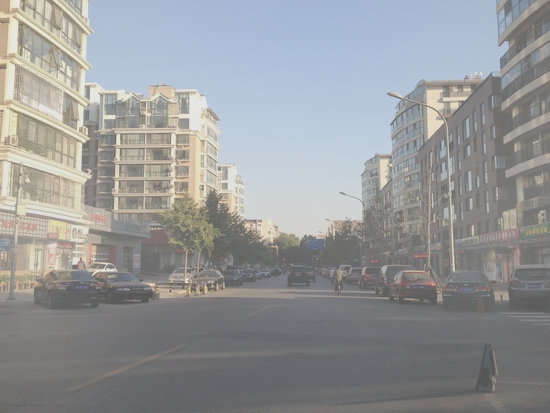
#> input picture backend/uploads/1741159091677-hazy_image.jpg, 550 x 413 px
$ python dehaze.py ../uploads/1741159091677-hazy_image.jpg out.png ../uploads/1742448024439-hazy_image.jpg
#> lines starting #> are read from the running program, lines starting #| are printed output that depends on the picture
# [152 lines of commented-out code are left out]

import cv2
import numpy as np
import sys
import time
import requests
from skimage.metrics import structural_similarity as ssim

sys.stdout.reconfigure(encoding="utf-8")

def calculate_dark_channel(image, patch_size):
    """Calculate dark channel by taking the minimum across RGB channels and applying erosion."""
    min_channel = np.min(image, axis=2)
    kernel = cv2.getStructuringElement(cv2.MORPH_RECT, (patch_size, patch_size))
    dark_channel = cv2.erode(min_channel, kernel)
    return dark_channel

def estimate_atmospheric_light(image, dark_channel, top_percent=0.001):
    """Estimate the atmospheric light using the brightest pixels in the dark channel."""
    num_pixels = max(1, int(top_percent * dark_channel.size))
    flat_dark = dark_channel.ravel()
    flat_image = image.reshape(-1, 3)

    indices = np.argpartition(flat_dark, -num_pixels)[-num_pixels:]
    return np.max(flat_image[indices], axis=0)

def calculate_transmission_map(image, atmospheric_light, omega=0.95, patch_size=15):
    """Estimate transmission map which represents the thickness of haze/smoke."""
    norm_image = image / (atmospheric_light[np.newaxis, np.newaxis, :] + 1e-8)
    return 1 - omega * calculate_dark_channel(norm_image, patch_size)

def refine_transmission(image, transmission_map, radius=40, eps=1e-3):
    """Refine transmission map using guided filter or fallback edge-preserving filter."""
    try:
        gray = cv2.cvtColor((image * 255).astype(np.uint8), cv2.COLOR_BGR2GRAY)
        guided_filter = cv2.ximgproc.createGuidedFilter(gray, radius, eps)
        return guided_filter.filter(transmission_map)
    except Exception as e:
        print(f"[!] Guided filter failed: {e} — Using edge-preserving fallback.")
        return cv2.edgePreservingFilter(transmission_map.astype(np.float32), flags=1, sigma_s=64, sigma_r=0.2)

def recover_radiance(image, atmospheric_light, transmission_map, t_min=0.1):
    """Restore haze/smoke-free image using atmospheric light and transmission."""
    transmission = np.clip(transmission_map[:, :, np.newaxis], t_min, 1.0)
    radiance = (image - atmospheric_light) / transmission + atmospheric_light
    return np.clip(radiance, 0, 1)

def calculate_psnr(original_image, dehazed_image):
    """Calculate Peak Signal-to-Noise Ratio."""
    mse = np.mean((original_image - dehazed_image) ** 2)
    return float('inf') if mse == 0 else 20 * np.log10(255.0 / np.sqrt(mse))

def calculate_accuracy(original_image, dehazed_image):
    """Compute SSIM score between original and dehazed image."""
    try:
        if original_image.shape != dehazed_image.shape or original_image.size == 0:
            print("Invalid images for SSIM calculation.")
            return 0

        original_gray = cv2.cvtColor(original_image.astype(np.uint8), cv2.COLOR_BGR2GRAY)
        dehazed_gray = cv2.cvtColor(dehazed_image.astype(np.uint8), cv2.COLOR_BGR2GRAY)

        score = ssim(original_gray, dehazed_gray, data_range=255)
        print(f"[+] SSIM: {score:.4f}")
        return score * 100
    except Exception as e:
        print(f"[!] SSIM error: {e}")
        return 0

def remove_smoke_or_haze(image_path, output_path, transmission_path):
    """Main dehazing/desmoking pipeline from loading to metrics upload."""
#> called with image_path = '../uploads/1741159091677-hazy_image.jpg', output_path = 'out.png', transmission_path = '../uploads/1742448024439-hazy_image.jpg'
    start_time = time.time()

    try:
        print(f"[~] Loading image: {image_path}")
        image = cv2.imread(image_path)
#> image is the input picture: shape (413, 550, 3); mean B, G, R 152.7, 151.1, 149.6
        if image is None:
            raise ValueError("Could not load image.")
        image_norm = image.astype(np.float32) / 255.0

        dark_channel = calculate_dark_channel(image_norm, patch_size=15)
#> in calculate_dark_channel, `dark_channel = cv2.erode(min_channel, kernel)`:
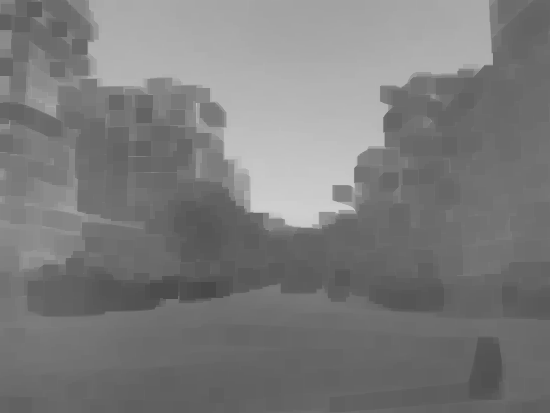
#> dark_channel: shape (413, 550) float32; min 0.282, max 0.812, mean 0.485
        atmospheric_light = estimate_atmospheric_light(image_norm, dark_channel)
#> in estimate_atmospheric_light, `indices = np.argpartition(flat_dark, -num_pixels)[-num_pixels:]`: indices = 227 values, max 119112 at index 159, min 113574 at index 226, mean 115670.9
#> atmospheric_light = [0.839, 0.831, 0.824]
        transmission = calculate_transmission_map(image_norm, atmospheric_light)
#> call 2 of calculate_dark_channel, with patch_size = 15
#> in calculate_dark_channel (call 2), `min_channel = np.min(image, axis=2)`:
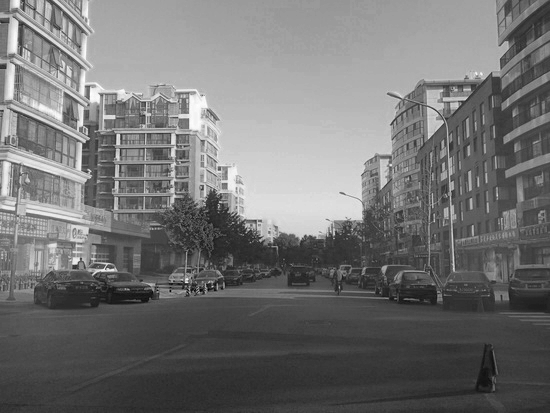
#> min_channel: shape (413, 550) float32; min 0.336, max 1.08, mean 0.674; drawn with min black and max white
#> in calculate_dark_channel (call 2), `dark_channel = cv2.erode(min_channel, kernel)`:
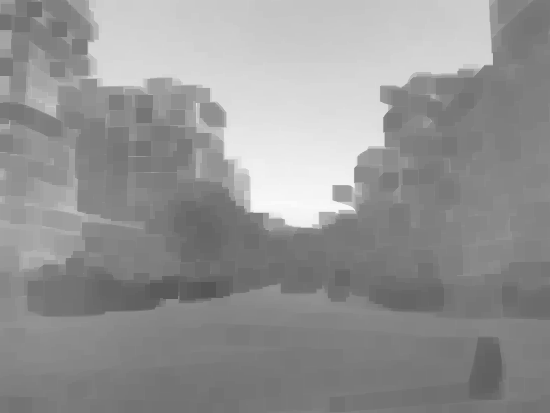
#> dark_channel: shape (413, 550) float32; min 0.336, max 0.981, mean 0.583
        refined_trans = refine_transmission(image_norm, transmission)
#> in refine_transmission, `return guided_filter.filter(transmission_map)`:
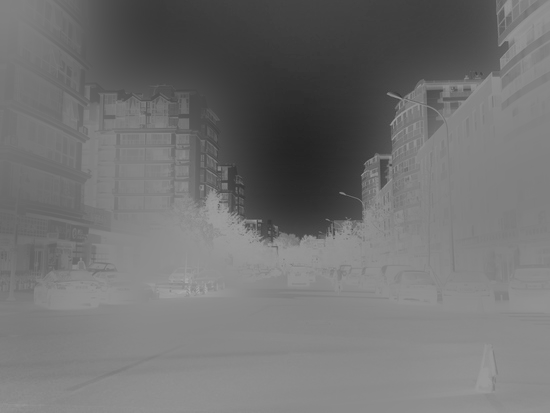
#> returned value: shape (413, 550) float32; min 0.141, max 0.674, mean 0.446
        dehazed = recover_radiance(image_norm, atmospheric_light, refined_trans)
#> in recover_radiance, `radiance = (image - atmospheric_light) / transmission + atmospheric_li..`:
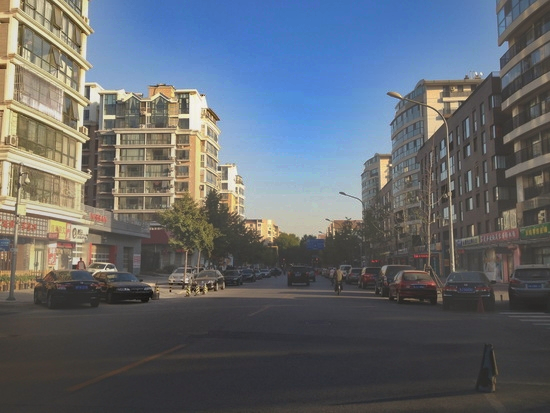
#> radiance: shape (413, 550, 3) float32; mean B, G, R 0.384, 0.348, 0.318; drawn with min black and max white
#> in recover_radiance, `return np.clip(radiance, 0, 1)`:
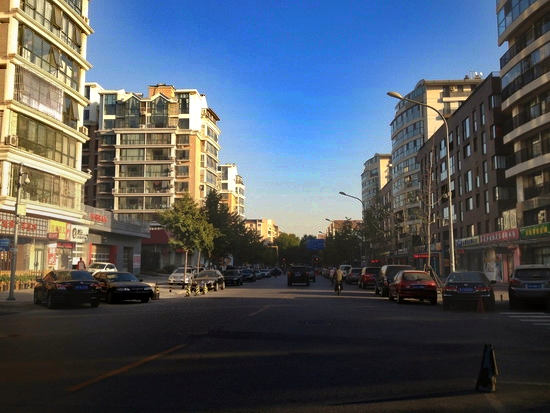
#> returned value: shape (413, 550, 3) float32; mean of channels 0, 1, 2 0.384, 0.348, 0.318; drawn as B, G, R

        # Save results
        cv2.imwrite(output_path, (dehazed * 255).astype(np.uint8))
        cv2.imwrite(transmission_path, (refined_trans * 255).astype(np.uint8))

        processing_time = time.time() - start_time
        psnr = calculate_psnr(image, dehazed * 255)
#> in calculate_psnr, `mse = np.mean((original_image - dehazed_image) ** 2)`: mse = 5014.7
#> psnr = 11.13
        accuracy = calculate_accuracy(image, dehazed * 255)
#> in calculate_accuracy, `dehazed_gray = cv2.cvtColor(dehazed_image.astype(np.uint8), cv2.COLOR_..`:
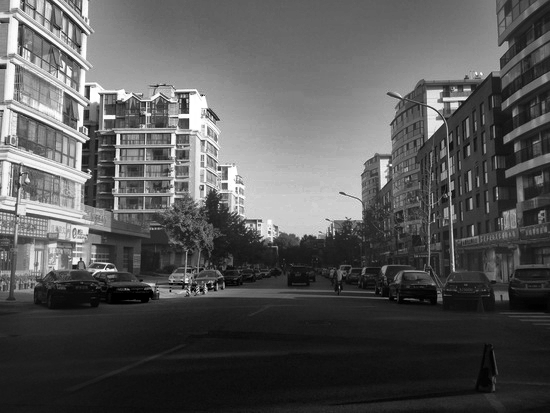
#> dehazed_gray: shape (413, 550); min 0, max 255, mean 87
#> in calculate_accuracy, `score = ssim(original_gray, dehazed_gray, data_range=255)`: score = 0.659
#| [+] SSIM: 0.6595
#> accuracy = 65.95

        metrics = {
            "processedImages": 1,
            "successfulImages": 1,
            "avgProcessingTime": processing_time,
            "psnr": psnr,
            "accuracy": accuracy
        }
#> metrics = {'processedImages': 1, 'successfulImages': 1, 'avgProcessingTime': 0.47, 'psnr': 11.13, 'accuracy': 65.95}

        try:
            response = requests.post("http://localhost:5000/api/metrics", json=metrics)
            print("[+] Metrics sent:", response.status_code)
        except Exception as e:
            print("[!] Backend send failed:", e)

        print("[✓] Smoke/Haze removal complete.")

    except Exception as e:
        print(f"[x] Error during process: {e}")
        metrics = {
            "processedImages": 0,
            "successfulImages": 0,
            "avgProcessingTime": 0,
            "psnr": 0,
            "accuracy": 0
        }
        try:
            requests.post("http://localhost:5000/api/metrics", json=metrics)
        except:
            pass

if __name__ == "__main__":
    if len(sys.argv) != 4:
        print("Usage: python dehaze.py <input_path> <output_path> <transmission_path>")
        sys.exit(1)

    input_path, output_path, transmission_path = sys.argv[1:]
    remove_smoke_or_haze(input_path, output_path, transmission_path)
#> (the call stopped at in remove_smoke_or_haze, `response = requests.post("http://localhost:5000/api/metrics", json=met..`: requests is not available in this run)

$ run again, on backend/uploads/1743752440164-hazy_image.jpg
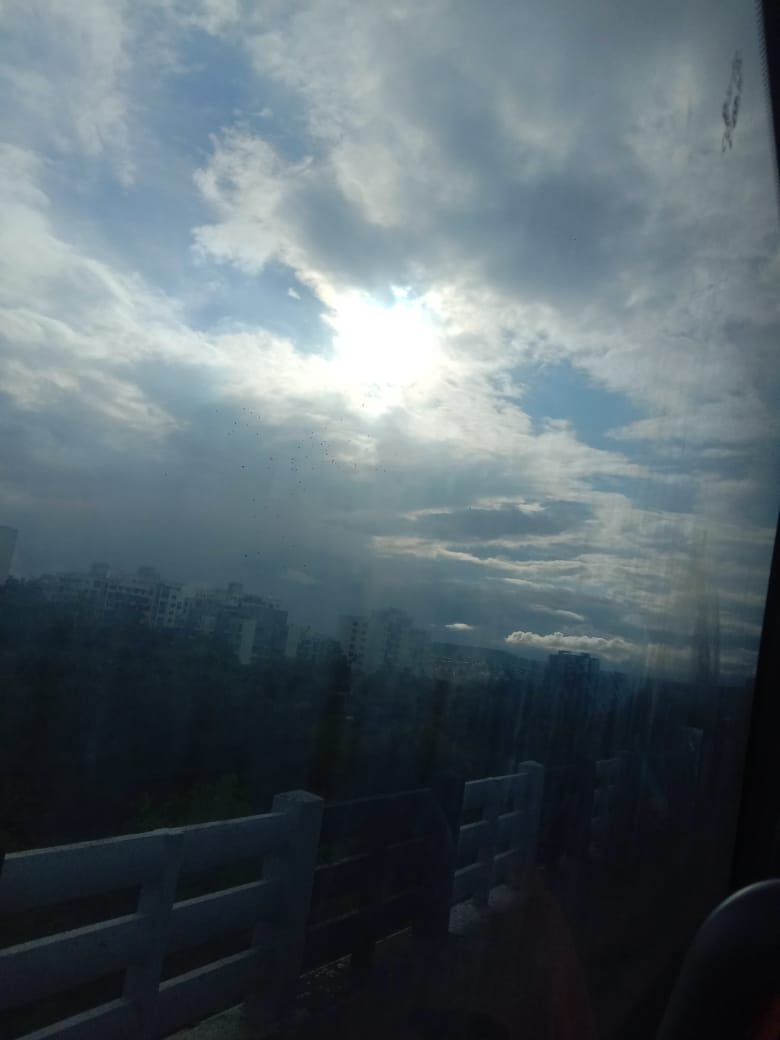
#> input picture backend/uploads/1743752440164-hazy_image.jpg, 780 x 1040 px
#> in remove_smoke_or_haze, image is the input picture: shape (1040, 780, 3); mean B, G, R 106.8, 99.6, 86.6
#> indices = 811 values, max 280427 at index 810, min 253859 at index 787, mean 266162.6
#> atmospheric_light = [1, 1, 1]
#> in remove_smoke_or_haze, `cv2.imwrite(transmission_path, (refined_trans * 255).astype(np.uint8))`:
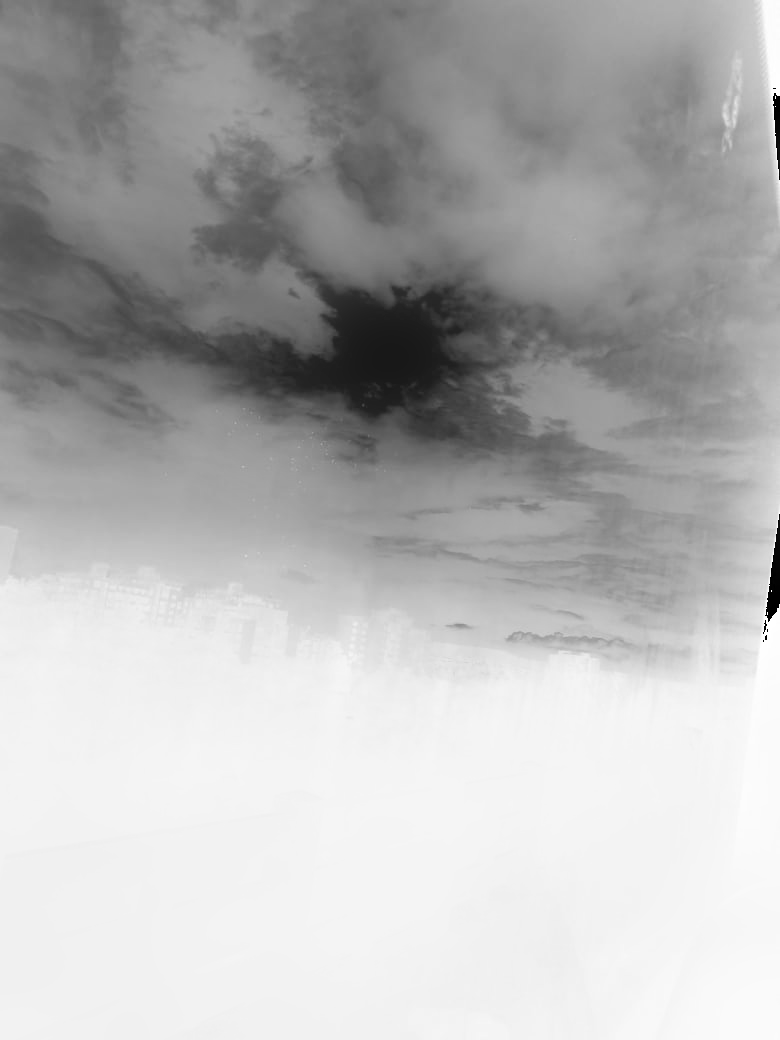
#> saved as 1743752440164-hazy_image.jpg: shape (1040, 780); min 0, max 255, mean 180
#> mse = 4321.7
#> psnr = 11.77
#> in calculate_accuracy, `dehazed_gray = cv2.cvtColor(dehazed_image.astype(np.uint8), cv2.COLOR_..`:
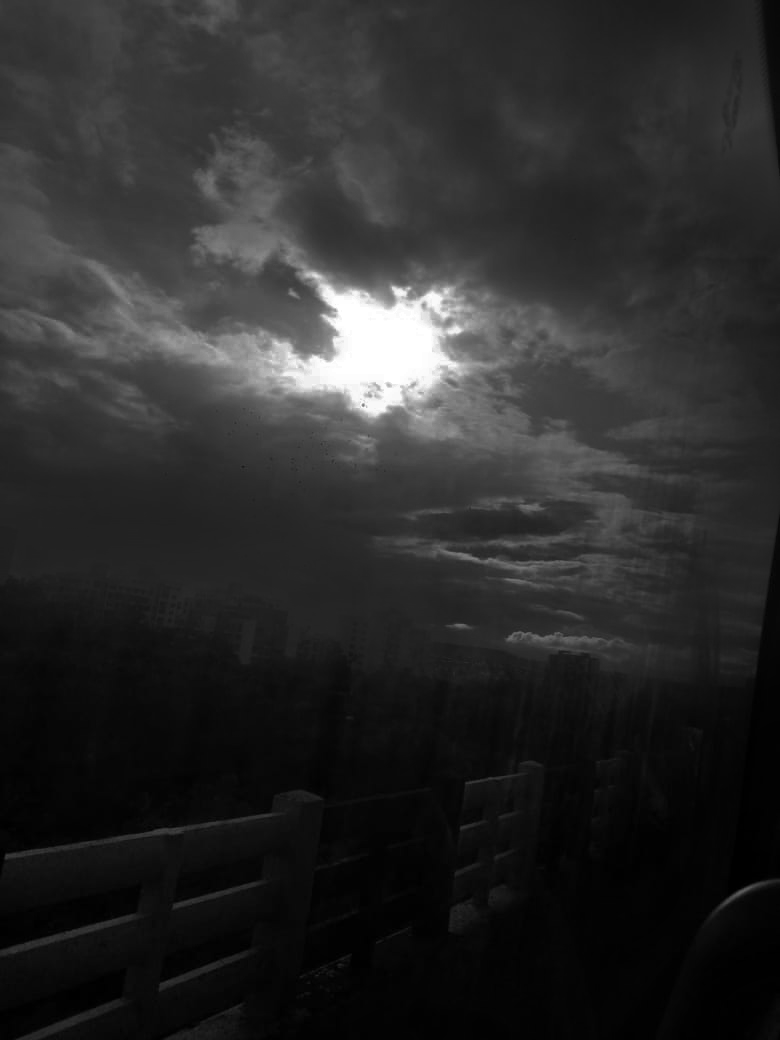
#> dehazed_gray: shape (1040, 780); min 0, max 255, mean 42.4
#> score = 0.671
#| [+] SSIM: 0.6706
#> accuracy = 67.06
#> metrics = {'processedImages': 1, 'successfulImages': 1, 'avgProcessingTime': 1.12, 'psnr': 11.77, 'accuracy': 67.06}

$ run again, on backend/uploads/1741159076043-0045_0.8_0.16.jpg
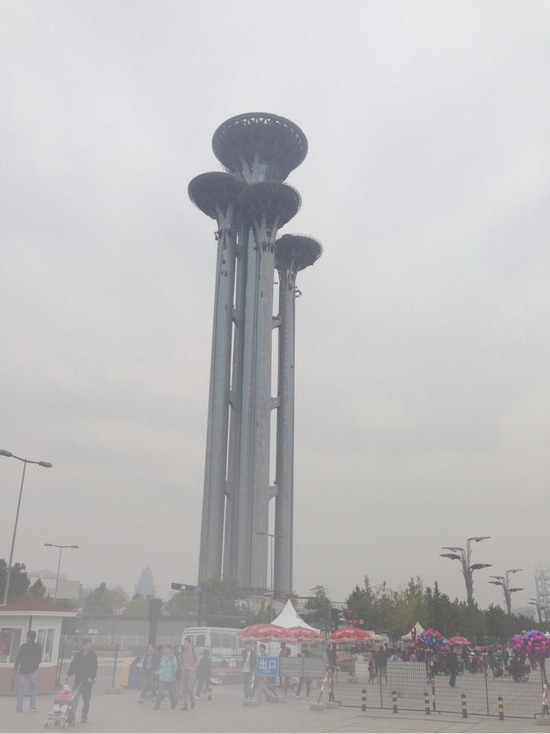
#> input picture backend/uploads/1741159076043-0045_0.8_0.16.jpg, 550 x 734 px
#> in remove_smoke_or_haze, image is the input picture: shape (734, 550, 3); mean B, G, R 188.6, 187.6, 188.8
#> indices = 403 values, max 18569 at index 188, min 949 at index 112, mean 9687.1
#> atmospheric_light = [0.933, 0.922, 0.922]
#> mse = 9310.4
#> psnr = 8.44
#> in calculate_accuracy, `dehazed_gray = cv2.cvtColor(dehazed_image.astype(np.uint8), cv2.COLOR_..`:
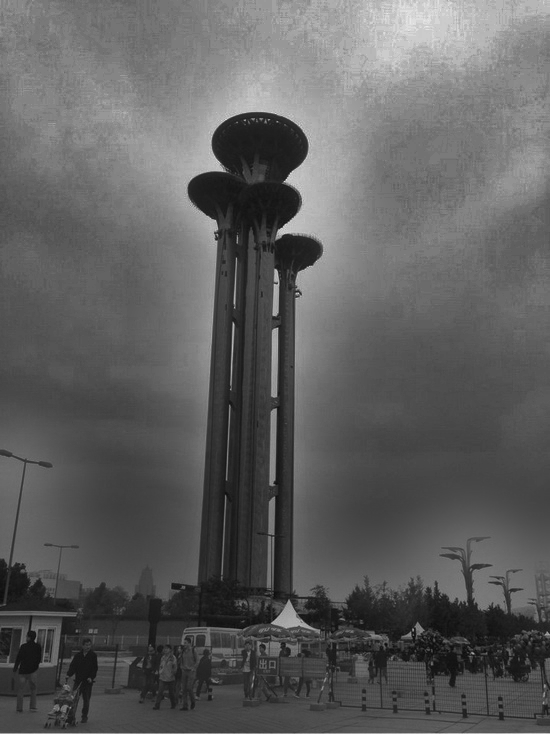
#> dehazed_gray: shape (734, 550); min 11, max 234, mean 95
#> score = 0.696
#| [+] SSIM: 0.6960
#> accuracy = 69.6
#> metrics = {'processedImages': 1, 'successfulImages': 1, 'avgProcessingTime': 0.7, 'psnr': 8.44, 'accuracy': 69.6}
